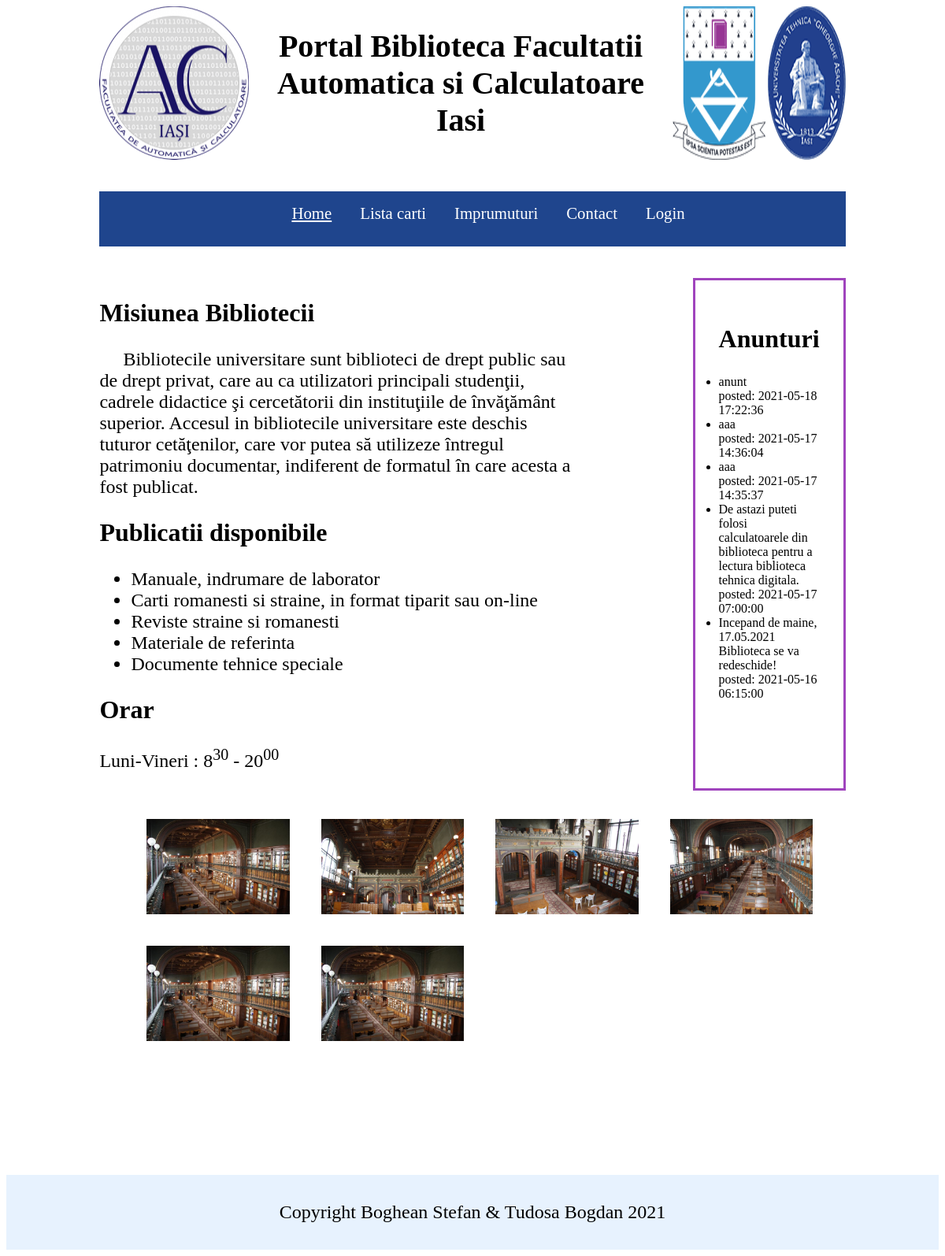
The page / on the database its author committed.
### tables this page shows
CREATE TABLE IF NOT EXISTS `anunturi` (
  `id` int(11) NOT NULL AUTO_INCREMENT,
  `anunt` varchar(1000) DEFAULT NULL,
  `timestamp` timestamp NOT NULL DEFAULT CURRENT_TIMESTAMP ON UPDATE CURRENT_TIMESTAMP,
  PRIMARY KEY (`id`)
);

### Database.class.php (called while the page is built, shortened)
<?php
require "Anunturi.class.php";
class Database
{
    private static $conn = null;
    public static function getConn()
    {
        if (is_null(self::$conn)) {
            self::$conn = new PDO(self::dsn,self::user,self::pass);
        }
        return self::$conn;
    }
    public static function getAnunturi(){
        $sql = "SELECT * from anunturi ORDER BY timestamp DESC";
        $conn = self::getConn();
        foreach ($conn->query($sql) as $row) {
            $listaAnunt[] = new Anunt($row);
        }
        return $listaAnunt;
    }
}

### Anunturi.class.php (called while the page is built, shortened)
<?php
class Anunt{
    private $anunt;
    private $timestamp;
    function __construct($row){
        $this->anunt = $row['anunt'];
        $this->timestamp = $row['timestamp'];
    }
    public function getAnunt(){
        return $this->anunt;
    }
    public function getTimestamp(){
        return $this->timestamp;
    }
}
?>

### index.php (the view, shortened to what this page needs)
<!DOCTYPE html>
<html>
<?php
	require "header.php";
	require "Database.class.php";
	$anunturi = (new Database)->getAnunturi();
?>
    <div class="main-container">
      <div class="main-content">
    <h2>Misiunea Bibliotecii</h2>
    <p>&emsp; Bibliotecile universitare sunt biblioteci de drept public sau de drept privat, care au ca utilizatori principali studenţii, cadrele didactice şi cercetătorii din instituţiile de învăţământ superior. Accesul in bibliotecile universitare este deschis tuturor cetăţenilor, care vor putea să utilizeze întregul patrimoniu documentar, indiferent de formatul în care acesta a fost publicat.</p>
    <h2>Publicatii disponibile</h2>
    <ul class="pub">
      <li>Manuale, indrumare de laborator</li>
      <li>Carti romanesti si straine, in format tiparit sau on-line</li>
      <li>Reviste straine si romanesti</li>
      <li>Materiale de referinta</li>
      <li>Documente tehnice speciale</li>
    </ul>
    <h2>Orar</h2>
    <p>Luni-Vineri : 8<sup>30</sup> - 20<sup>00</sup></p>
      </div>
    <div class="main-news">
      <ul style="padding:0";">
      <h2>Anunturi</h2>
      <?php
			foreach($anunturi as $anunt){
				$text = "<li>" . $anunt->getAnunt() . "<br>posted: " . $anunt->getTimestamp() . "</li>";
				print($text);
			}
       ?>
      </ul>
    </div>
    </div>
    <ul class="image-container">
        <li class="img-item" >
            <img src="images/index_1.jpg">
        </li>
        <li class="img-item">
            <img src="images/index_2.jpg">
        </li>
        <li class="img-item">
            <img src="images/index_3.jpg">
        </li>
        <li class="img-item">
            <img src="images/index_4.jpg">
        </li>
        <li class="img-item">
            <img src="images/index_1.jpg">
        </li>
        <li class="img-item">
            <img src="images/index_1.jpg">
        </li>
    </ul>
    <?php include "footer.php" ?>
  </body>
</html>

### style.css (style rules this page uses)
h2 { font-size: 2em; }
p, .pub li { font-size: 1.5em; }
.main-container { display:flex; }
.main-content { margin-right: 15%; }
.main-news { border-style: solid; border-color: #a044bd; padding: 30px; }
.image-container { display: flex; flex-wrap: wrap; list-style: none; }
.img-item { flex-grow: 1; display: contents; }
.image-container img { width: 20%; height: auto; margin: 20px; cursor: zoom-in; }

### rows shown on the page
anunturi: anunt "anunt", timestamp "2021-05-18 17:22:36"
anunturi: anunt "aaa", timestamp "2021-05-17 14:36:04"
anunturi: anunt "aaa", timestamp "2021-05-17 14:35:37"
anunturi: anunt "De astazi puteti folosi calculatoarele din biblioteca pentru a lectura biblioteca tehnica digitala.", timestamp "2021-05-17 07:00:00"
anunturi: anunt "Incepand de maine, 17.05.2021 Biblioteca se va redeschide!", timestamp "2021-05-16 06:15:00"
